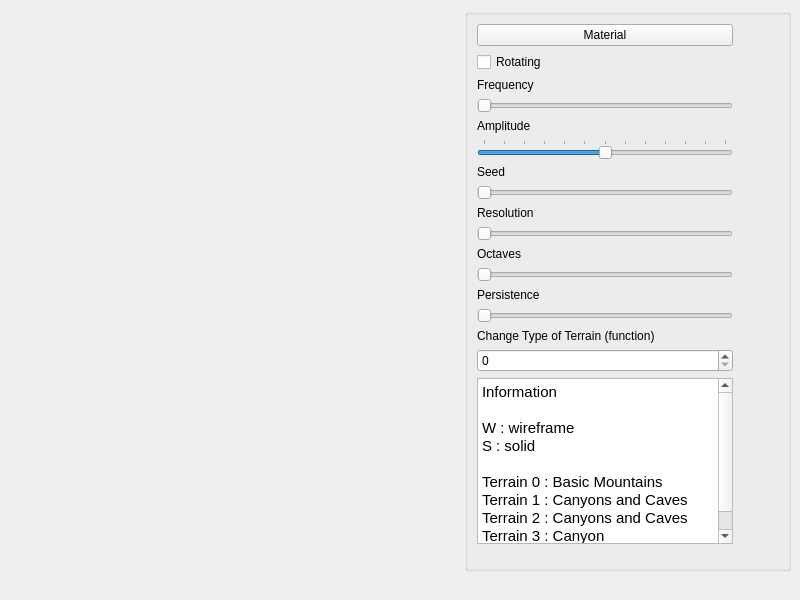
<?xml version="1.0" encoding="UTF-8"?>
<ui version="4.0">
 <class>MainWindow</class>
 <widget class="QMainWindow" name="MainWindow">
  <property name="enabled">
   <bool>true</bool>
  </property>
  <property name="geometry">
   <rect>
    <x>0</x>
    <y>0</y>
    <width>800</width>
    <height>600</height>
   </rect>
  </property>
  <property name="windowTitle">
   <string>Terrain</string>
  </property>
  <property name="toolButtonStyle">
   <enum>Qt::ToolButtonIconOnly</enum>
  </property>
  <property name="documentMode">
   <bool>false</bool>
  </property>
  <property name="dockNestingEnabled">
   <bool>false</bool>
  </property>
  <widget class="QWidget" name="centralwidget">
   <layout class="QGridLayout" name="s_mainWindowGridLayout">
    <item row="1" column="1">
     <spacer name="horizontalSpacer_6">
      <property name="orientation">
       <enum>Qt::Horizontal</enum>
      </property>
      <property name="sizeHint" stdset="0">
       <size>
        <width>40</width>
        <height>20</height>
       </size>
      </property>
     </spacer>
    </item>
    <item row="1" column="2">
     <spacer name="horizontalSpacer_2">
      <property name="orientation">
       <enum>Qt::Horizontal</enum>
      </property>
      <property name="sizeHint" stdset="0">
       <size>
        <width>40</width>
        <height>20</height>
       </size>
      </property>
     </spacer>
    </item>
    <item row="1" column="3">
     <spacer name="horizontalSpacer_5">
      <property name="orientation">
       <enum>Qt::Horizontal</enum>
      </property>
      <property name="sizeHint" stdset="0">
       <size>
        <width>40</width>
        <height>20</height>
       </size>
      </property>
     </spacer>
    </item>
    <item row="1" column="5">
     <spacer name="horizontalSpacer">
      <property name="orientation">
       <enum>Qt::Horizontal</enum>
      </property>
      <property name="sizeHint" stdset="0">
       <size>
        <width>40</width>
        <height>20</height>
       </size>
      </property>
     </spacer>
    </item>
    <item row="0" column="5">
     <widget class="QGroupBox" name="s_drawGB">
      <property name="title">
       <string/>
      </property>
      <layout class="QGridLayout" name="gridLayout_2">
       <item row="17" column="1">
        <widget class="QTextBrowser" name="textBrowser">
         <property name="html">
          <string>&lt;!DOCTYPE HTML PUBLIC &quot;-//W3C//DTD HTML 4.0//EN&quot; &quot;http://www.w3.org/TR/REC-html40/strict.dtd&quot;&gt;
&lt;html&gt;&lt;head&gt;&lt;meta name=&quot;qrichtext&quot; content=&quot;1&quot; /&gt;&lt;style type=&quot;text/css&quot;&gt;
p, li { white-space: pre-wrap; }
&lt;/style&gt;&lt;/head&gt;&lt;body style=&quot; font-family:'Cantarell'; font-size:11pt; font-weight:400; font-style:normal;&quot;&gt;
&lt;p style=&quot; margin-top:0px; margin-bottom:0px; margin-left:0px; margin-right:0px; -qt-block-indent:0; text-indent:0px;&quot;&gt;Information&lt;/p&gt;
&lt;p style=&quot;-qt-paragraph-type:empty; margin-top:0px; margin-bottom:0px; margin-left:0px; margin-right:0px; -qt-block-indent:0; text-indent:0px;&quot;&gt;&lt;br /&gt;&lt;/p&gt;
&lt;p style=&quot; margin-top:0px; margin-bottom:0px; margin-left:0px; margin-right:0px; -qt-block-indent:0; text-indent:0px;&quot;&gt;W : wireframe &lt;/p&gt;
&lt;p style=&quot; margin-top:0px; margin-bottom:0px; margin-left:0px; margin-right:0px; -qt-block-indent:0; text-indent:0px;&quot;&gt;S : solid &lt;/p&gt;
&lt;p style=&quot;-qt-paragraph-type:empty; margin-top:0px; margin-bottom:0px; margin-left:0px; margin-right:0px; -qt-block-indent:0; text-indent:0px;&quot;&gt;&lt;br /&gt;&lt;/p&gt;
&lt;p style=&quot; margin-top:0px; margin-bottom:0px; margin-left:0px; margin-right:0px; -qt-block-indent:0; text-indent:0px;&quot;&gt;Terrain 0 : Basic Mountains&lt;/p&gt;
&lt;p style=&quot; margin-top:0px; margin-bottom:0px; margin-left:0px; margin-right:0px; -qt-block-indent:0; text-indent:0px;&quot;&gt;Terrain 1 : Canyons and Caves&lt;/p&gt;
&lt;p style=&quot; margin-top:0px; margin-bottom:0px; margin-left:0px; margin-right:0px; -qt-block-indent:0; text-indent:0px;&quot;&gt;Terrain 2 : Canyons and Caves&lt;/p&gt;
&lt;p style=&quot; margin-top:0px; margin-bottom:0px; margin-left:0px; margin-right:0px; -qt-block-indent:0; text-indent:0px;&quot;&gt;Terrain 3 : Canyon&lt;/p&gt;
&lt;p style=&quot; margin-top:0px; margin-bottom:0px; margin-left:0px; margin-right:0px; -qt-block-indent:0; text-indent:0px;&quot;&gt;Terrain 4 : Islands on Sea&lt;/p&gt;&lt;/body&gt;&lt;/html&gt;</string>
         </property>
        </widget>
       </item>
       <item row="0" column="2" colspan="2">
        <spacer name="horizontalSpacer_3">
         <property name="orientation">
          <enum>Qt::Horizontal</enum>
         </property>
         <property name="sizeHint" stdset="0">
          <size>
           <width>40</width>
           <height>20</height>
          </size>
         </property>
        </spacer>
       </item>
       <item row="8" column="1">
        <widget class="QLabel" name="label_4">
         <property name="text">
          <string>Resolution</string>
         </property>
        </widget>
       </item>
       <item row="7" column="1">
        <widget class="QSlider" name="seed">
         <property name="minimum">
          <number>1</number>
         </property>
         <property name="maximum">
          <number>100</number>
         </property>
         <property name="orientation">
          <enum>Qt::Horizontal</enum>
         </property>
        </widget>
       </item>
       <item row="6" column="1">
        <widget class="QLabel" name="label_3">
         <property name="text">
          <string>Seed </string>
         </property>
        </widget>
       </item>
       <item row="9" column="1">
        <widget class="QSlider" name="resolution">
         <property name="minimum">
          <number>2</number>
         </property>
         <property name="maximum">
          <number>100</number>
         </property>
         <property name="orientation">
          <enum>Qt::Horizontal</enum>
         </property>
        </widget>
       </item>
       <item row="15" column="1">
        <widget class="QSpinBox" name="terrain">
         <property name="maximum">
          <number>4</number>
         </property>
        </widget>
       </item>
       <item row="1" column="1">
        <widget class="QCheckBox" name="m_rotating">
         <property name="enabled">
          <bool>true</bool>
         </property>
         <property name="text">
          <string>Rotating</string>
         </property>
         <property name="tristate">
          <bool>false</bool>
         </property>
        </widget>
       </item>
       <item row="3" column="1">
        <widget class="QSlider" name="frequency">
         <property name="maximum">
          <number>100</number>
         </property>
         <property name="singleStep">
          <number>1</number>
         </property>
         <property name="orientation">
          <enum>Qt::Horizontal</enum>
         </property>
        </widget>
       </item>
       <item row="2" column="1">
        <widget class="QLabel" name="label">
         <property name="text">
          <string>Frequency</string>
         </property>
        </widget>
       </item>
       <item row="5" column="1">
        <widget class="QSlider" name="amplitude">
         <property name="enabled">
          <bool>true</bool>
         </property>
         <property name="acceptDrops">
          <bool>false</bool>
         </property>
         <property name="minimum">
          <number>-60</number>
         </property>
         <property name="maximum">
          <number>60</number>
         </property>
         <property name="orientation">
          <enum>Qt::Horizontal</enum>
         </property>
         <property name="invertedAppearance">
          <bool>false</bool>
         </property>
         <property name="invertedControls">
          <bool>false</bool>
         </property>
         <property name="tickPosition">
          <enum>QSlider::TicksAbove</enum>
         </property>
        </widget>
       </item>
       <item row="4" column="1">
        <widget class="QLabel" name="label_2">
         <property name="text">
          <string>Amplitude             </string>
         </property>
        </widget>
       </item>
       <item row="18" column="1">
        <spacer name="verticalSpacer">
         <property name="orientation">
          <enum>Qt::Vertical</enum>
         </property>
         <property name="sizeHint" stdset="0">
          <size>
           <width>20</width>
           <height>40</height>
          </size>
         </property>
        </spacer>
       </item>
       <item row="0" column="1">
        <widget class="QPushButton" name="material">
         <property name="text">
          <string>Material</string>
         </property>
        </widget>
       </item>
       <item row="14" column="1">
        <widget class="QLabel" name="label_6">
         <property name="text">
          <string>Change Type of Terrain (function)</string>
         </property>
        </widget>
       </item>
       <item row="11" column="1">
        <widget class="QSlider" name="octaves">
         <property name="orientation">
          <enum>Qt::Horizontal</enum>
         </property>
        </widget>
       </item>
       <item row="10" column="1">
        <widget class="QLabel" name="label_5">
         <property name="text">
          <string>Octaves</string>
         </property>
        </widget>
       </item>
       <item row="13" column="1">
        <widget class="QSlider" name="persistence">
         <property name="maximum">
          <number>1000</number>
         </property>
         <property name="orientation">
          <enum>Qt::Horizontal</enum>
         </property>
        </widget>
       </item>
       <item row="12" column="1">
        <widget class="QLabel" name="label_7">
         <property name="text">
          <string>Persistence</string>
         </property>
        </widget>
       </item>
      </layout>
     </widget>
    </item>
   </layout>
  </widget>
  <widget class="QMenuBar" name="menubar">
   <property name="geometry">
    <rect>
     <x>0</x>
     <y>0</y>
     <width>800</width>
     <height>26</height>
    </rect>
   </property>
  </widget>
 </widget>
 <resources/>
 <connections/>
</ui>
